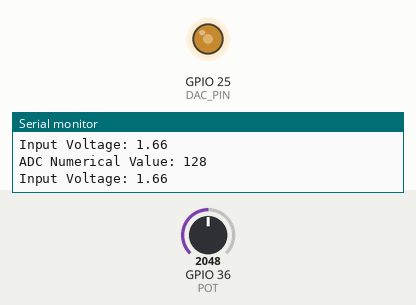
Recording of a sketch running on a simulated ESP32. On the bench: output pins drawn as LEDs (lit = HIGH), the last lines printed to the serial monitor. The inputs (shaded band) are chosen by the test bench; at power-on: GPIO 36 (POT) = 2048 (analog values on the 0–4095 scale).

Above: at 1.8 s.
1.9 s: GPIO 36 (POT) set to 2866
At 3.9 s:
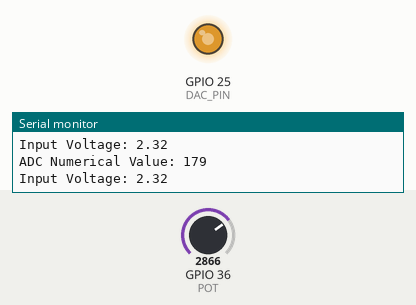
4.5 s: GPIO 36 (POT) set to 3603
At 6.3 s:
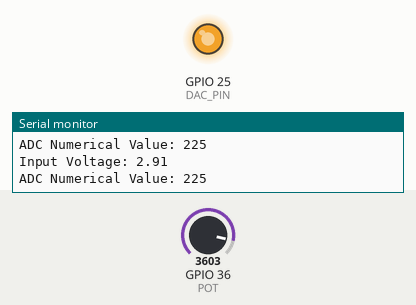
7.5 s: GPIO 36 (POT) set to 491
At 9.8 s:
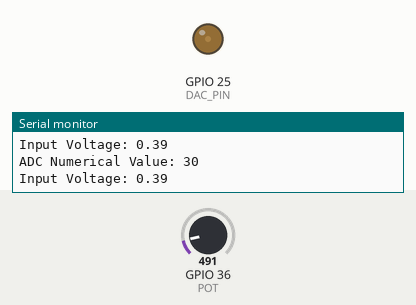
Timing chart, 0 to 11.3 s (numbered marks = the images above; inputs shaded):
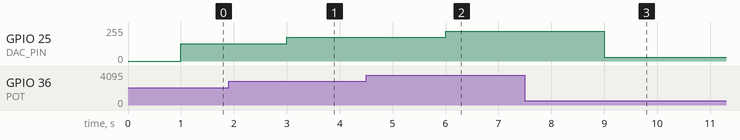

The sketch:

DAC_demo.ino
```cpp
/*======================================================
                     DAC
========================================================
Description:
Where we convert digital to analog and to show how it
works inside the esp32.

Designer Engineer:
Ebio, Ann Clarise
Jaena, Elaiza B.

Date:
Oct. 14, 2026
======================================================*/

// GPIO pins
const byte POT = 36;     // 3102
const byte DAC_PIN = 25;  // 2.5V <- result calc

// variables
int adc_val;
float voltage_in = 0;

void setup() {
  // ADC pin
  pinMode(POT, INPUT);
  analogReadResolution(8); // because the DAC is 8-bit but the default is 12-bit

  //DAC pin
  pinMode(DAC_PIN, OUTPUT);

  Serial.begin(9600);  // baud rate bps
}

void loop() {
  // 8-bit ADC numerical value
  adc_val = analogRead(POT);
  Serial.printf("ADC Numerical Value: %d\n", adc_val); // %d\n a placeholder can print multiple and convert to one data type
  delay(500);

  // Convert 8-bit ADC to actual voltage
  voltage_in = (adc_val/255.0)*3.3;
  Serial.printf("Input Voltage: %.2f\n", voltage_in);
  delay(500);

  // Use multimeter to verify the actual voltage
  dacWrite(DAC_PIN, adc_val);  // 1.8V
}
```

Measured:
- after the input at 1.9 s, GPIO 25 (DAC_PIN): 128/255 → 179/255 after 1.1 s
- after the input at 4.5 s, GPIO 25 (DAC_PIN): 179/255 → 225/255 after 1.5 s
- after the input at 7.5 s, GPIO 25 (DAC_PIN): 225/255 → 30/255 after 1.5 s
